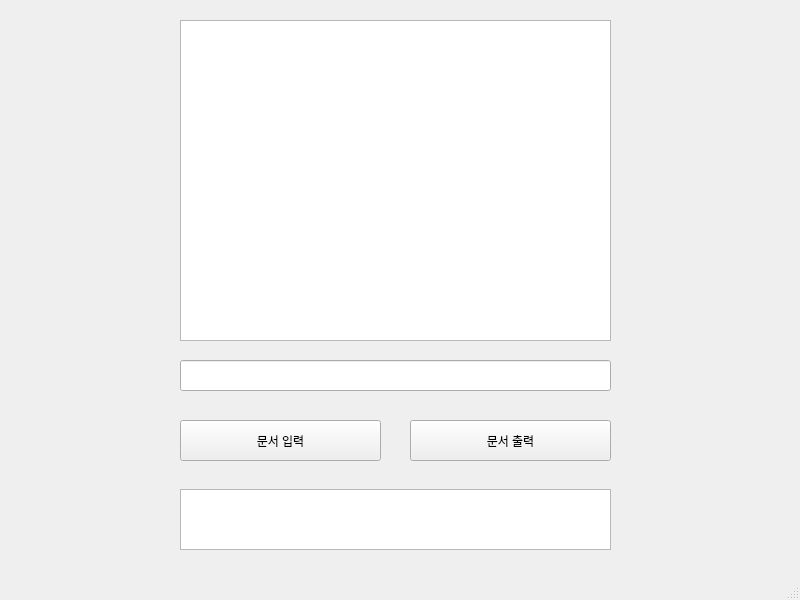
<?xml version="1.0" encoding="UTF-8"?>
<ui version="4.0">
 <class>MainWindow</class>
 <widget class="QMainWindow" name="MainWindow">
  <property name="geometry">
   <rect>
    <x>0</x>
    <y>0</y>
    <width>800</width>
    <height>600</height>
   </rect>
  </property>
  <property name="windowTitle">
   <string>MainWindow</string>
  </property>
  <widget class="QWidget" name="centralwidget">
   <widget class="QLineEdit" name="input_file_name">
    <property name="geometry">
     <rect>
      <x>180</x>
      <y>360</y>
      <width>431</width>
      <height>31</height>
     </rect>
    </property>
    <property name="text">
     <string/>
    </property>
   </widget>
   <widget class="QPushButton" name="input_button">
    <property name="geometry">
     <rect>
      <x>180</x>
      <y>420</y>
      <width>201</width>
      <height>41</height>
     </rect>
    </property>
    <property name="text">
     <string>문서 입력</string>
    </property>
   </widget>
   <widget class="QPushButton" name="out_button">
    <property name="geometry">
     <rect>
      <x>410</x>
      <y>420</y>
      <width>201</width>
      <height>41</height>
     </rect>
    </property>
    <property name="text">
     <string>문서 출력</string>
    </property>
   </widget>
   <widget class="QTextEdit" name="name_list">
    <property name="geometry">
     <rect>
      <x>180</x>
      <y>20</y>
      <width>431</width>
      <height>321</height>
     </rect>
    </property>
   </widget>
   <widget class="QTextEdit" name="output_name">
    <property name="geometry">
     <rect>
      <x>180</x>
      <y>489</y>
      <width>431</width>
      <height>61</height>
     </rect>
    </property>
   </widget>
  </widget>
  <widget class="QMenuBar" name="menubar">
   <property name="geometry">
    <rect>
     <x>0</x>
     <y>0</y>
     <width>800</width>
     <height>22</height>
    </rect>
   </property>
  </widget>
  <widget class="QStatusBar" name="statusbar"/>
 </widget>
 <resources/>
 <connections/>
</ui>
